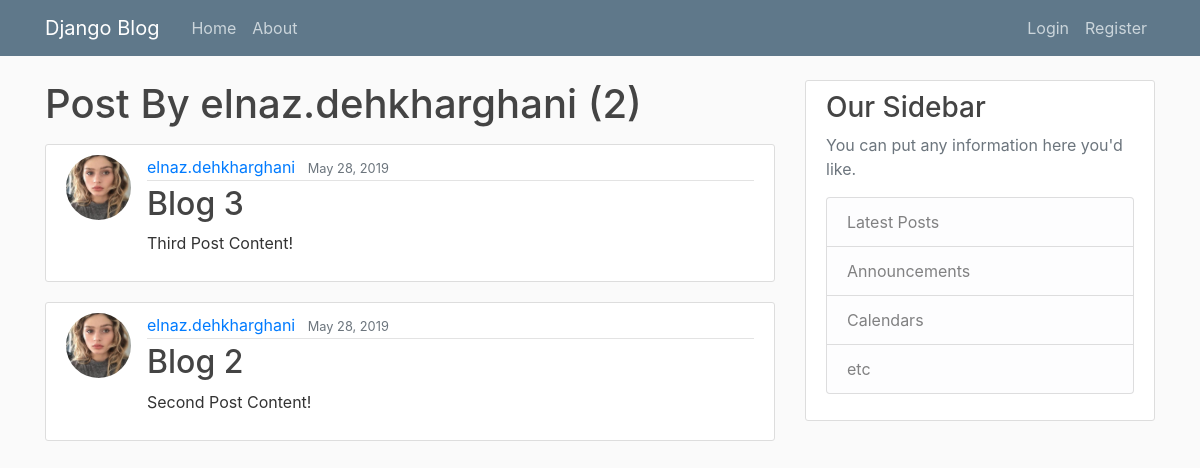
/user/elnaz.dehkharghani, run on an earlier commit of the app's database.
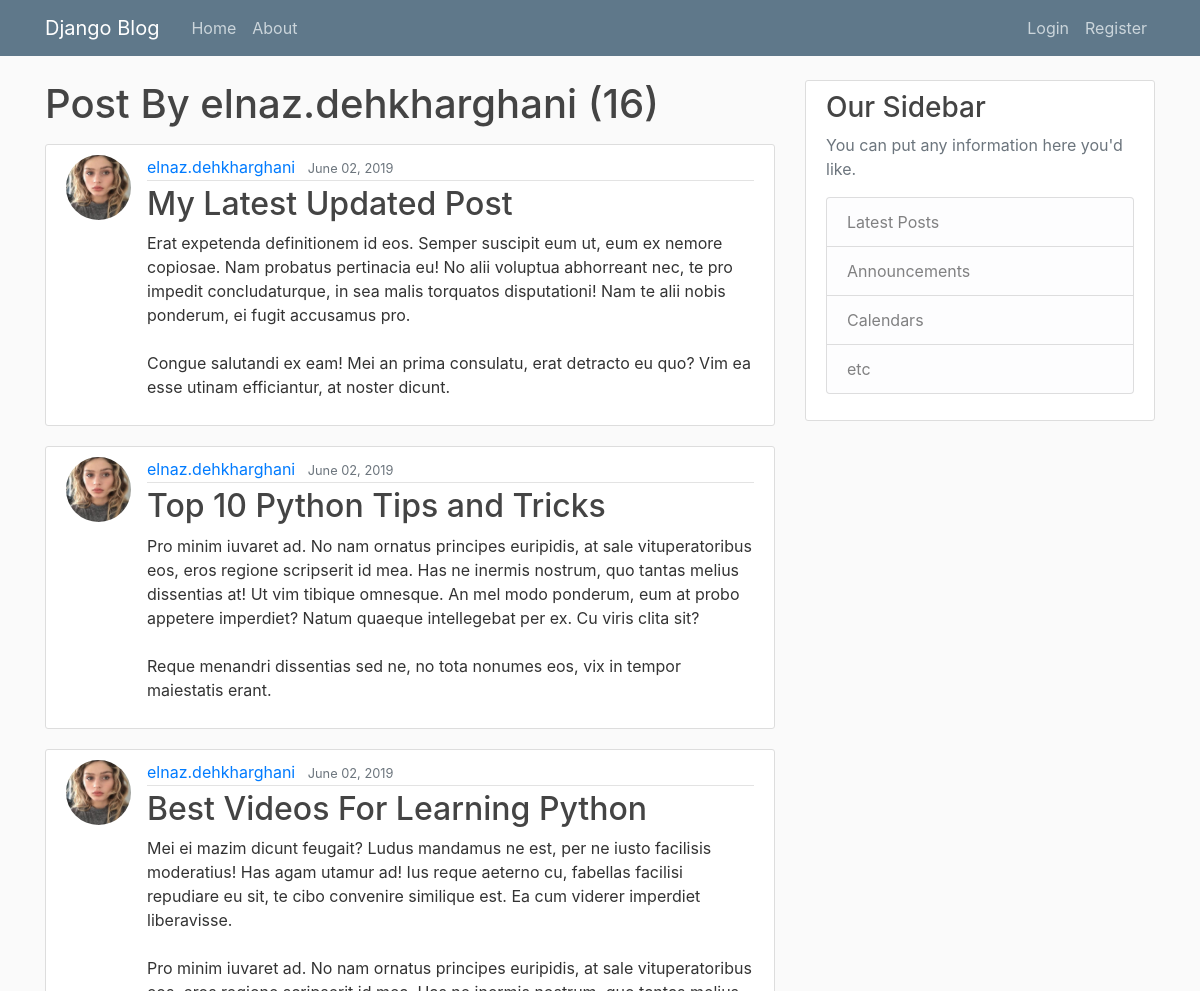
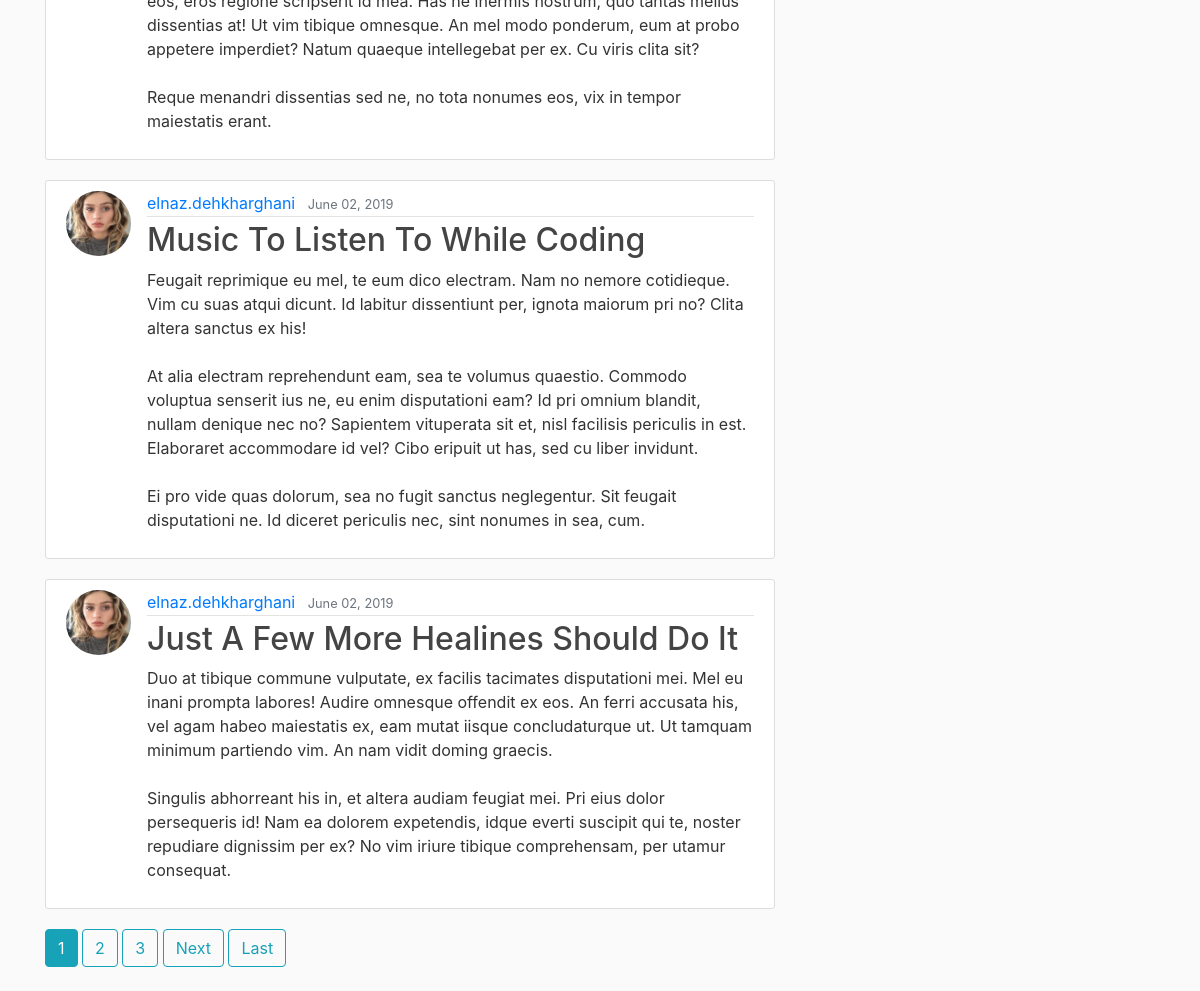
And on a later commit of the database (2 pictures, top to bottom).
### blog/models.py (models this page shows, shortened)
class Post(models.Model):
    title = models.CharField(max_length=100)
    content = models.TextField()
    date_posted = models.DateTimeField(default=timezone.now)
    author = models.ForeignKey(User, on_delete=models.CASCADE)

### users/models.py (models this page shows, shortened)
class Profile(models.Model):
    user = models.OneToOneField(User, on_delete=models.CASCADE)
    image = models.ImageField(default='default.jpg', upload_to='profile_pics')

### blog/views.py (the view)
# urls.py: path('user/<str:username>', UserPostListView.as_view(), name='user-posts'),
class UserPostListView(ListView):
    model = Post
    template_name = 'blog/user_posts.html'  # <app>/<model>_<viewtype>.html
    context_object_name = 'posts'
    paginate_by = 5
    def get_queryset(self):
      user = get_object_or_404(User, username= self.kwargs.get('username'))
      return Post.objects.filter(author=user).order_by('-date_posted')

### blog/templates/blog/user_posts.html (shortened to what this page needs)
{% extends "blog/base.html" %}
{% block content %}
     <h1 class="mb-3">Post By {{ view.kwargs.username }} ({{ page_obj.paginator.count}}) </h1>
    {% for post in posts %}
            <article class="media content-section">
                <img class="rounded-circle article-img" src="{{ post.author.profile.image.url }}">
              <div class="media-body">
                <div class="article-metadata">
                  <a class="mr-2" href="{% url 'user-posts' post.author.username %}">{{ post.author }}</a>
                  <small class="text-muted">{{ post.date_posted|date:"F d, Y" }}</small>
                </div>
                <h2><a class="article-title" href="{% url 'post-detail' post.id  %}">{{ post.title }}</a></h2>
                <p class="article-content">{{ post.content }}</p>
              </div>
            </article>
    {% endfor %}
    {% if is_paginated %}
      {% for num in page_obj.paginator.page_range %}
        {% if page_obj.number == num %}
            <a class="btn btn-info mb-4" href="?page={{ num }}">{{ num }}</a>
        {% elif num > page_obj.number|add:'-3' and num < page_obj.number|add:'3' %}
            <a class="btn btn-outline-info mb-4" href="?page={{ num }}" >{{ num }}</a>
         {% endif %}
      {% endfor %}
      {% if page_obj.has_next %}
        <a class="btn btn-outline-info mb-4" href="?page={{ page_obj.next_page_number}}">Next</a>
        <a class="btn btn-outline-info mb-4" href="?page={{ page_obj.paginator.num_pages}}">Last</a>
      {% endif %}
    {% endif %}
{% endblock content %}

### blog/templates/blog/base.html (shortened to what this page needs)
{% load static %}
<!DOCTYPE html>
<html>
<head>
    <link rel="stylesheet" href="https://stackpath.bootstrapcdn.com/bootstrap/4.3.1/css/bootstrap.min.css">
    <link rel="stylesheet" type="text/css" href="{% static 'blog/main.css' %}">
</head>
<body>
    <header class="site-header">
      <nav class="navbar navbar-expand-md navbar-dark bg-steel fixed-top">
        <div class="container">
          <a class="navbar-brand mr-4" href="{% url 'blog-home' %}">Django Blog</a>
          <div class="collapse navbar-collapse" id="navbarToggle">
            <div class="navbar-nav mr-auto">
              <a class="nav-item nav-link" href="{% url 'blog-home' %}">Home</a>
              <a class="nav-item nav-link" href="{% url 'blog-about' %}">About</a>
            </div>
            <div class="navbar-nav">
                {% if user.is_authenticated %}
                    <a class="nav-item nav-link" href="{% url 'post-create' %}">New Post</a>
                    <a class="nav-item nav-link" href="{% url 'profile' %}">Profile</a>
                    <a class="nav-item nav-link" href="{% url 'logout' %}">Logout</a>
                {% else %}
                      <a class="nav-item nav-link" href="{% url 'login' %}">Login</a>
                      <a class="nav-item nav-link" href="{% url 'register' %}">Register</a>
                {% endif %}
            </div>
          </div>
        </div>
      </nav>
    </header>
    <main role="main" class="container">
      <div class="row">
        <div class="col-md-8">
            {% block content %}{% endblock %}
        </div>
        <div class="col-md-4">
          <div class="content-section">
            <h3>Our Sidebar</h3>
            <p class='text-muted'>You can put any information here you'd like.
              <ul class="list-group">
                <li class="list-group-item list-group-item-light">Latest Posts</li>
                <li class="list-group-item list-group-item-light">Announcements</li>
                <li class="list-group-item list-group-item-light">Calendars</li>
                <li class="list-group-item list-group-item-light">etc</li>
              </ul>
            </p>
          </div>
        </div>
      </div>
    </main>
</body>
</html>

### blog/static/blog/main.css (style rules this page uses)
body { background: #fafafa; color: #333333; margin-top: 5rem; }
h1, h2, h3, h4, h5, h6 { color: #444444; }
ul { margin: 0; }
.bg-steel { background-color: #5f788a; }
.site-header .navbar-nav .nav-link { color: #cbd5db; }
.content-section { background: #ffffff; padding: 10px 20px; border: 1px solid #dddddd; border-radius: 3px; margin-bottom: 20px; }
.article-title { color: #444444; }
.article-content { white-space: pre-line; }
.article-img { height: 65px; width: 65px; margin-right: 16px; }
.article-metadata { padding-bottom: 1px; margin-bottom: 4px; border-bottom: 1px solid #e3e3e3 }

What changed in the data, as far as the page shows it:
removed Post: author.profile.image (picture), author "elnaz.dehkharghani", date_posted "May 28, 2019", title "Blog 3", content "Third Post Content!"
no longer on this page (row unchanged): Post: author.profile.image (picture), author "elnaz.dehkharghani", date_posted "May 28, 2019", title "Blog 2", content "Second Post Content!"
added Post: author.profile.image (picture), author "elnaz.dehkharghani", date_posted "June 02, 2019", title "My Latest Updated Post", content "Erat expetenda definitionem id eos. Semper suscipit eum ut, eum ex nemore copiosae. Nam probatus pertinacia eu! No alii voluptua abhorreant nec, te pro impedit concludaturque, in sea malis torquatos disputationi! Nam te alii nobis ponderum, ei fugit accusamus pro. Congue salutandi ex eam! Mei an prima consulatu, erat detracto eu quo? Vim ea esse utinam efficiantur, at noster dicunt."
added Post: author.profile.image (picture), author "elnaz.dehkharghani", date_posted "June 02, 2019", title "Top 10 Python Tips and Tricks", content "Pro minim iuvaret ad. No nam ornatus principes euripidis, at sale vituperatoribus eos, eros regione scripserit id mea. Has ne inermis nostrum, quo tantas melius dissentias at! Ut vim tibique omnesque. An mel modo ponderum, eum at probo appetere imperdiet? Natum quaeque intellegebat per ex. Cu viris clita sit? Reque menandri dissentias sed ne, no tota nonumes eos, vix in tempor maiestatis erant."
added Post: author.profile.image (picture), author "elnaz.dehkharghani", date_posted "June 02, 2019", title "Best Videos For Learning Python", content "Mei ei mazim dicunt feugait? Ludus mandamus ne est, per ne iusto facilisis moderatius! Has agam utamur ad! Ius reque aeterno cu, fabellas facilisi repudiare eu sit, te cibo convenire similique est. Ea cum viderer imperdiet liberavisse. Pro minim iuvaret ad. No nam ornatus principes euripidis, at sale vituperatoribus eos, eros regione scripserit id mea. Has ne inermis nostrum, quo tantas melius dissentias at! Ut vim tibique omnesque. An mel modo ponderum, eum at probo appetere imperdiet? Natum quaeque intellegebat per ex. Cu viris clita sit? Reque menandri dissentias sed ne, no tota nonumes eos, vix in tempor maiestatis erant."
added Post: author.profile.image (picture), author "elnaz.dehkharghani", date_posted "June 02, 2019", title "Music To Listen To While Coding", content "Feugait reprimique eu mel, te eum dico electram. Nam no nemore cotidieque. Vim cu suas atqui dicunt. Id labitur dissentiunt per, ignota maiorum pri no? Clita altera sanctus ex his! At alia electram reprehendunt eam, sea te volumus quaestio. Commodo voluptua senserit ius ne, eu enim disputationi eam? Id pri omnium blandit, nullam denique nec no? Sapientem vituperata sit et, nisl facilisis periculis in est. Elaboraret accommodare id vel? Cibo eripuit ut has, sed cu liber invidunt. Ei pro vide quas dolorum, sea no fugit sanctus neglegentur. Sit feugait disputationi ne. Id diceret periculis nec, sint nonumes in sea, cum."
added Post: author.profile.image (picture), author "elnaz.dehkharghani", date_posted "June 02, 2019", title "Just A Few More Healines Should Do It", content "Duo at tibique commune vulputate, ex facilis tacimates disputationi mei. Mel eu inani prompta labores! Audire omnesque offendit ex eos. An ferri accusata his, vel agam habeo maiestatis ex, eam mutat iisque concludaturque ut. Ut tamquam minimum partiendo vim. An nam vidit doming graecis. Singulis abhorreant his in, et altera audiam feugiat mei. Pri eius dolor persequeris id! Nam ea dolorem expetendis, idque everti suscipit qui te, noster repudiare dignissim per ex? No vim iriure tibique comprehensam, per utamur consequat."
Also different on the page:
{{ page_obj.paginator.count }}: "2" → "16"
new list line: "1"
new list line: "2"
new list line: "3"
text now shown: "Next Last"
